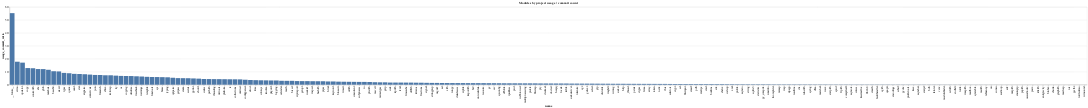

The notebook cell this image was saved under:
### Markdown cell above
## Modules sorted by project usage / commit count

### Code cell
df["usage_commit_ratio"] = df["project_count"] / df["commit_count"]

import altair as alt

alt.Chart(df).mark_bar().encode(
    alt.X("name:N", sort="-y"),
    alt.Y("usage_commit_ratio:Q"),
    tooltip=["name", "usage_commit_ratio"]
).properties(
    title="Modules by project usage / commit count"
)

### Figure 1 — Vega-Lite specification as saved in the notebook (floating-point values rounded to 4 significant figures; data arrays with more than 128 entries replaced by an {"elided": "..."} marker saying what was removed)
{"config": {"view": {"continuousWidth": 400, "continuousHeight": 300}}, "data": {"name": "data-e5a83263299d45feaa84040649330035"}, "mark": "bar", "encoding": {"tooltip": [{"type": "nominal", "field": "name"}, {"type": "quantitative", "field": "usage_commit_ratio"}], "x": {"type": "nominal", "field": "name", "sort": "-y"}, "y": {"type": "quantitative", "field": "usage_commit_ratio"}}, "title": "Modules by project usage / commit count", "$schema": "https://vega.github.io/schema/vega-lite/v4.8.1.json", "datasets": {"data-e5a83263299d45feaa84040649330035": {"elided": "208 records"}}}
